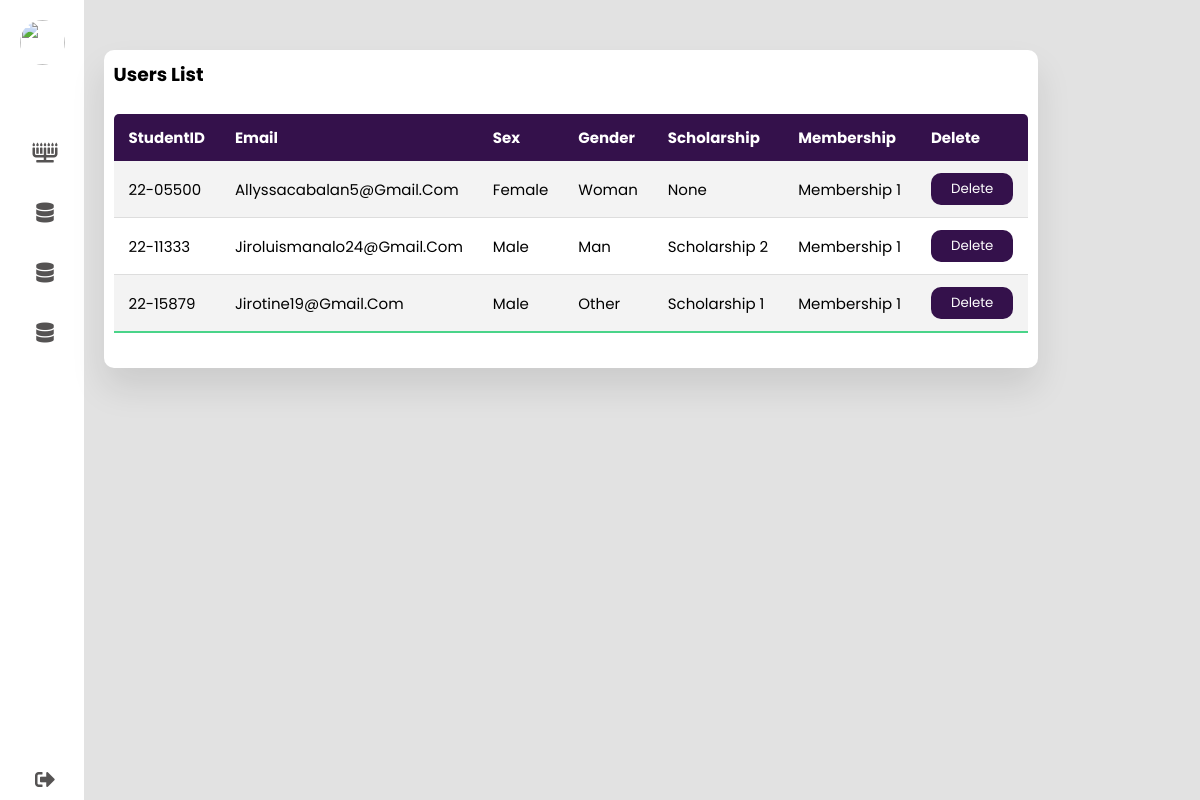
/Admin/adminDashboard.php, run on the app's committed database.
### tables this page shows
CREATE TABLE `users` (
  `studentID` varchar(11) NOT NULL,
  `email` varchar(255) DEFAULT NULL,
  `sex` varchar(255) DEFAULT NULL,
  `gender` varchar(100) NOT NULL,
  `scholarship` varchar(100) NOT NULL,
  `membership` varchar(100) NOT NULL,
  `residency` varchar(100) NOT NULL,
  `verification_code` varchar(100) NOT NULL,
  `code` int(10) NOT NULL,
  `user_type_id` int(11) DEFAULT NULL
);

### Admin/adminDashboard.php (the view, shortened to what this page needs)
<?php
include ('../Util/dbcon.php');
$sql = "SELECT * FROM users";
$result = $conn->query($sql);
?>
<!DOCTYPE html>
<html lang="en">
<head>
  <link rel="stylesheet" href="../CSS/admin.css?v=<?php echo time(); ?>">
  <link rel="stylesheet" href="https://cdnjs.cloudflare.com/ajax/libs/font-awesome/5.15.4/css/all.min.css" />
  <link rel="stylesheet" href="//cdn.datatables.net/2.0.7/css/dataTables.dataTables.min.css">
</head>
<body>
  <div class="container">
    <nav>
      <ul>
        <li>
          <a href="#" class="logo">
            <img src="../Images/Logo.png">
            <span class="nav-item">Admin</span>
          </a>
        </li>
        <li>
          <a href="#">
            <i class="fas fa-menorah" active></i>
          </a>
        </li>
        <li>
          <a href="adminReport.php">
            <i class="fas fa-database"></i>
          </a>
        </li>
        <li>
          <a href="adminReport2.php">
            <i class="fas fa-database"></i>
          </a>
        </li>
        <li>
          <a href="adminReport3.php">
            <i class="fas fa-database"></i>
          </a>
        </li>
        <li><a href="../Util/logout.php" class="logout">
            <i class="fas fa-sign-out-alt"></i>
          </a></li>
      </ul>
    </nav>
    <section class="main">
      <div class="main-top">
        <section class="user">
          <div class="user-list">
            <h1>Users List</h1>
            <table id="gadTable" class="table">
              <thead>
                <tr>
                  <th>studentID</th>
                  <th>Email</th>
                  <th>Sex</th>
                  <th>Gender</th>
                  <th>Scholarship</th>
                  <th>Membership</th>
                  <th>Delete</th>
                </tr>
              </thead>
              <tbody>
                <?php
                if ($result->num_rows > 0) {
                  while ($row = $result->fetch_assoc()) {
                    echo "<tr>";
                    echo "<td>" . $row["studentID"] . "</td>";
                    echo "<td>" . $row["email"] . "</td>";
                    echo "<td>" . $row["sex"] . "</td>";
                    echo "<td>" . $row["gender"] . "</td>";
                    echo "<td>" . $row["scholarship"] . "</td>";
                    echo "<td>" . $row["membership"] . "</td>";
                    echo "<td><button onclick=\"confirmDelete('" . $row["studentID"] . "')\">Delete</button></td>";
                    echo "</tr>";
                  }
                } else {
                  echo "<tr><td colspan='7'>0 results</td></tr>";
                }
                ?>
              </tbody>
            </table>
          </div>
        </section>
      </div>
    </section>
  </div>
</body>
</html>

### CSS/admin.css (style rules this page uses)
* { margin: 0; padding: 0; outline: none; border: none; text-decoration: none; box-sizing: border-box; font-family: "Poppins", sans-serif; }
body { background: rgb(226, 226, 226); }
nav { position: sticky; top: 0; bottom: 0; height: 100vh; left: 0; width: 90px; background: #fff; overflow: hidden; transition: 1s; }
.logo { text-align: center; display: flex; margin: 10px 0 0 10px; padding-bottom: 3rem; }
.logo img { width: 45px; height: 45px; border-radius: 50%; }
.logo span { font-weight: bold; padding-left: 15px; font-size: 18px; text-transform: uppercase; }
a { position: relative; width: 280px; font-size: 14px; color: rgb(85, 83, 83); display: table; padding: 10px; }
nav .fas { position: relative; width: 70px; height: 40px; top: 20px; font-size: 20px; text-align: center; }
.nav-item { position: relative; top: 12px; margin-left: 10px; }
.logout { position: absolute; bottom: 0; }
.container { display: flex; }
.main { position: relative; padding: 20px; width: 100%; }
.main-top { display: flex; width: 100%; }
.user { margin-top: 20px; text-transform: capitalize; }
.user-list { width: 100%; padding: 10px; margin-top: 10px; background: #fff; border-radius: 10px; box-shadow: 0 20px 35px rgba(0, 0, 0, 0.1); }
.table { border-collapse: collapse; margin: 25px 0; font-size: 15px; min-width: 100%; overflow: hidden; border-radius: 5px 5px 0 0; }
table thead tr { color: #fff; background: #34114b; text-align: left; font-weight: bold; }
.table th, .table td { padding: 12px 15px; }
.table tbody tr { border-bottom: 1px solid #ddd; }
.table tbody tr:nth-of-type(odd) { background: #f3f3f3; }
.table tbody tr:last-of-type { border-bottom: 2px solid #4AD489; }
.table button { padding: 6px 20px; border-radius: 10px; cursor: pointer; background:#34114b; color: white; }

### data on the page
users: studentID "22-05500", email "Allyssacabalan5@gmail.com", sex "Female", gender "Woman", scholarship "None", membership "Membership 1"
users: studentID "22-11333", email "Jiroluismanalo24@gmail.com", sex "Male", gender "Man", scholarship "Scholarship 2", membership "Membership 1"
users: studentID "22-15879", email "Jirotine19@gmail.com", sex "Male", gender "Other", scholarship "Scholarship 1", membership "Membership 1"
